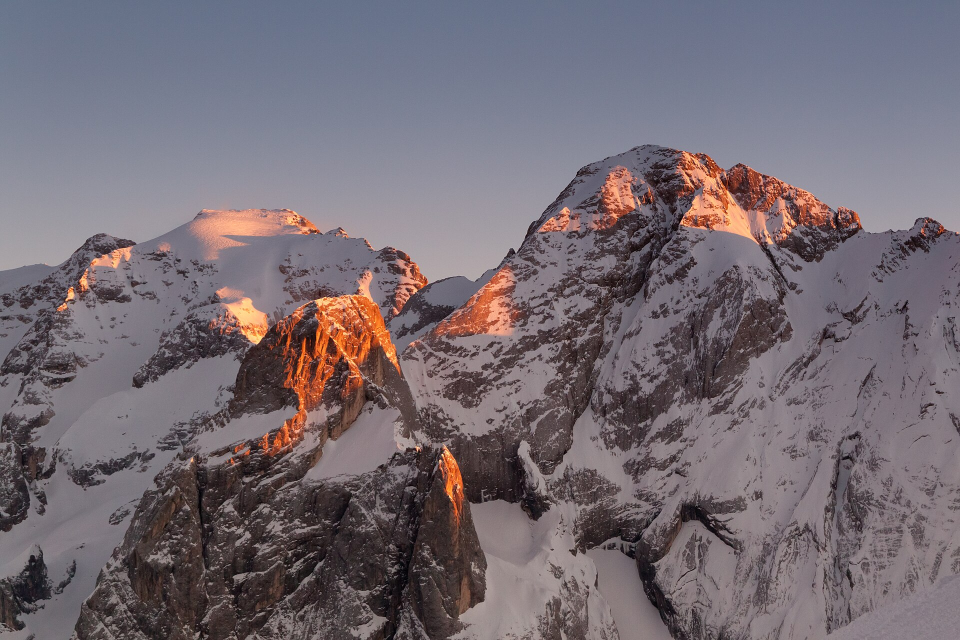
#> input picture design/photos/marmolada-sunset-1920.jpg, 1920 x 1280 px (shown at 1/2 size)
$ python seg_marm.py
#> lines starting #> are read from the running program, lines starting #| are printed output that depends on the picture; after the words box and inside, x2 and y2 are one past the last pixel; in counts of white or black regions, pixels touching at a corner belong together
import cv2, numpy as np
im = cv2.imread('photos/marmolada-sunset-1920.jpg')[0:1080]
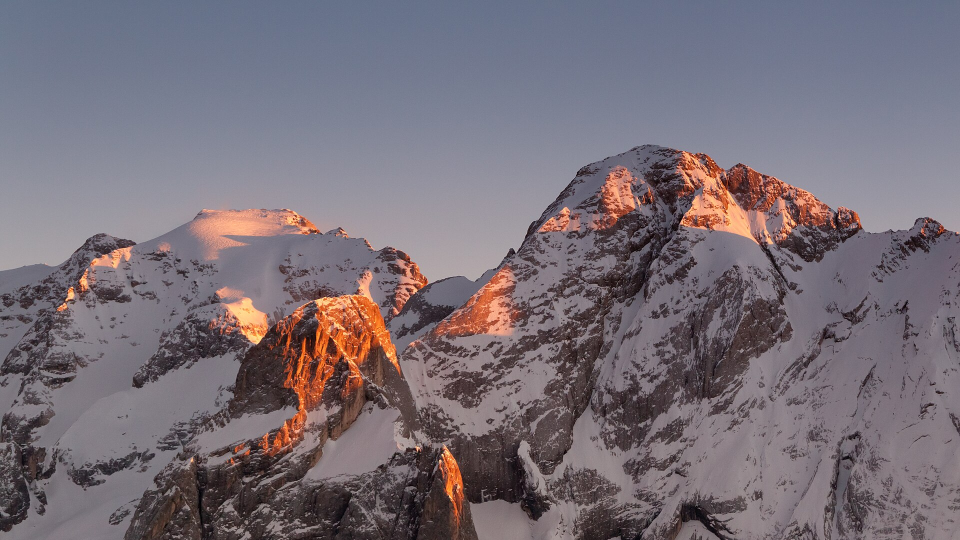
#> im: shape (1080, 1920, 3) (shown at 1/2 size); mean B, G, R 118.8, 110.1, 119.1
h,w = im.shape[:2]
#> h = 1080; w = 1920
ridge=[(0,535),(60,530),(110,525),(140,515),(170,480),(200,467),(240,472),(270,485),(300,490),(340,470),(390,430),(400,420),(450,418),(560,418),(590,425),(620,450),(640,465),(670,460),(690,465),(700,475),(730,480),(750,500),(780,495),(810,505),(830,525),(850,555),(880,555),(910,550),(950,550),(980,545),(1010,505),(1025,497),(1050,445),(1090,415),(1140,345),(1200,320),(1260,295),(1290,290),(1340,298),(1370,305),(1410,320),(1435,340),(1460,328),(1500,345),(1540,365),(1590,380),(1640,400),(1675,412),(1700,420),(1720,445),(1730,462),(1770,462),(1820,450),(1840,435),(1880,450),(1915,465),(w,468)]
poly=np.array(ridge+[(w,h),(0,h)],np.int32)
rough=np.zeros((h,w),np.uint8); cv2.fillPoly(rough,[poly],255)
#> after `cv2.fillPoly(rough, [poly], 255)`:
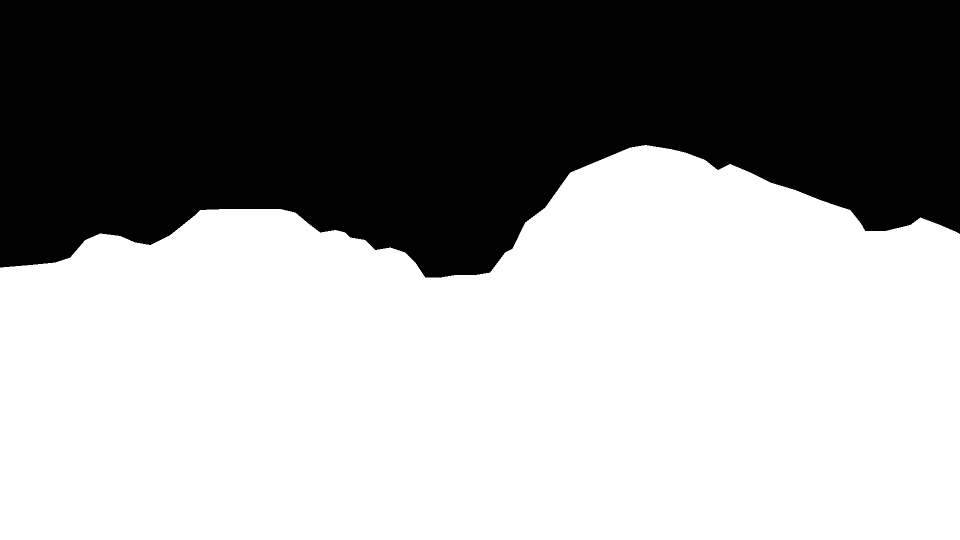
#> rough: shape (1080, 1920) (shown at 1/2 size); 59.8% white; 1 black region, box (x1, y1, x2, y2) and area: (0, 0, 1920, 555) 834248
B=18; k=cv2.getStructuringElement(cv2.MORPH_ELLIPSE,(2*B+1,2*B+1))
mask=np.full((h,w),cv2.GC_BGD,np.uint8)
mask[cv2.dilate(rough,k)>0]=cv2.GC_PR_BGD; mask[rough>0]=cv2.GC_PR_FGD; mask[cv2.erode(rough,k)>0]=cv2.GC_FGD
bg=np.zeros((1,65));fg=np.zeros((1,65))
cv2.grabCut(im,mask,None,bg,fg,8,cv2.GC_INIT_WITH_MASK)
fgm=np.where((mask==1)|(mask==3),255,0).astype(np.uint8)
n,comp=cv2.connectedComponents(fgm); keep=set(comp[-1][comp[-1]>0].tolist()); fgm=np.isin(comp,list(keep)).astype(np.uint8)*255
n,comp=cv2.connectedComponents(255-fgm); topl=set(comp[0][comp[0]>0].tolist()); fgm=255-np.isin(comp,list(topl)).astype(np.uint8)*255
alpha=cv2.GaussianBlur(fgm,(3,3),0)
rgba=cv2.cvtColor(im,cv2.COLOR_BGR2BGRA); rgba[...,3]=alpha
cv2.imwrite('marm_mountains.png',rgba)
S=''
a=(alpha/255.)[...,None]; dbg=(im*a+np.array([0,255,0])*(1-a)).astype(np.uint8)
#> after `dbg = (im * a + np.array([0, 255, 0]) * (1 - a)).astype(np.uint8)`:
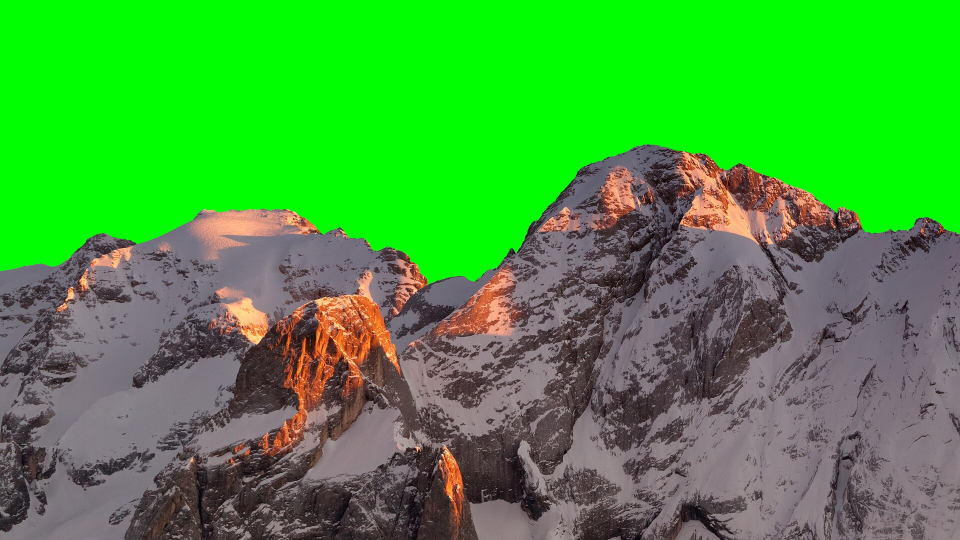
#> dbg: shape (1080, 1920, 3) (shown at 1/2 size); mean B, G, R 58.7, 159.9, 67.6
cv2.imwrite('cutout-check.jpg',cv2.resize(dbg,(960,540)))
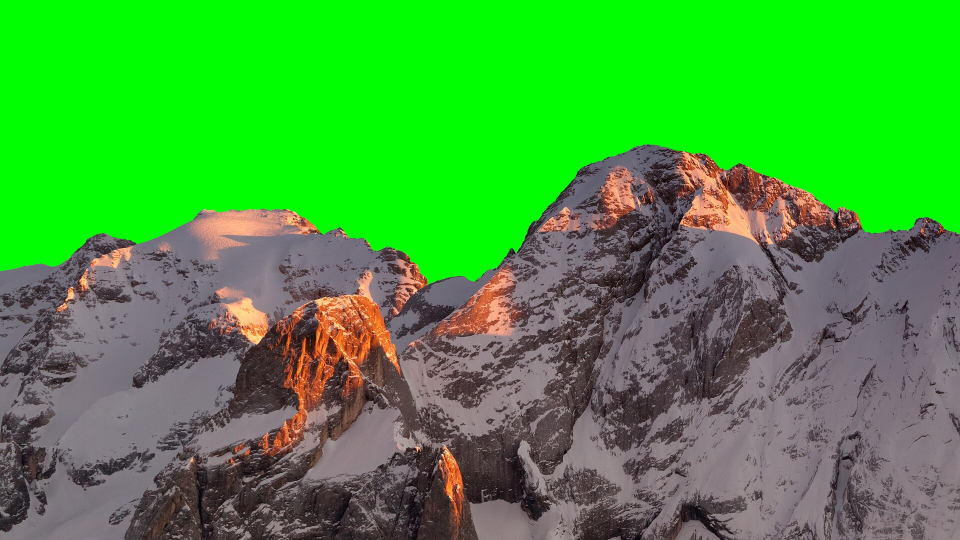
#> saved as cutout-check.jpg: shape (540, 960, 3); mean B, G, R 58.7, 160, 67.6
z1=cv2.resize(dbg[260:600,1000:1920],None,fx=1,fy=1); z2=dbg[380:600,0:920]
#> after `z1 = cv2.resize(dbg[260:600, 1000:1920], None, fx=1, fy=1)`:
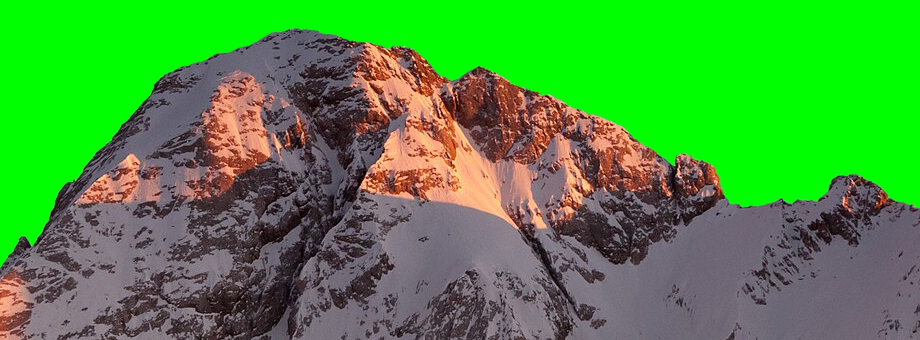
#> z1: shape (340, 920, 3); mean B, G, R 61.2, 150.5, 73.8
#> after `z2 = dbg[380:600, 0:920]`:
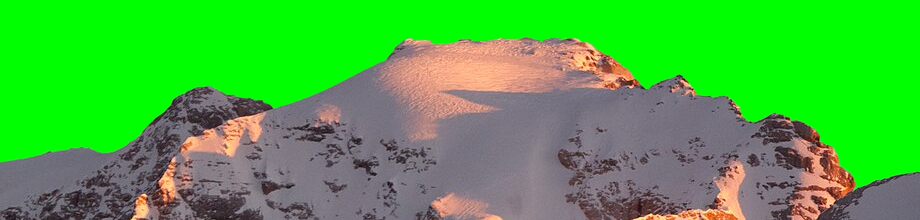
#> z2: shape (220, 920, 3); mean B, G, R 63.8, 176.8, 73.2
cv2.imwrite('cutout-edges.jpg',np.vstack([z1,cv2.copyMakeBorder(z2,0,0,0,0,cv2.BORDER_CONSTANT)]))
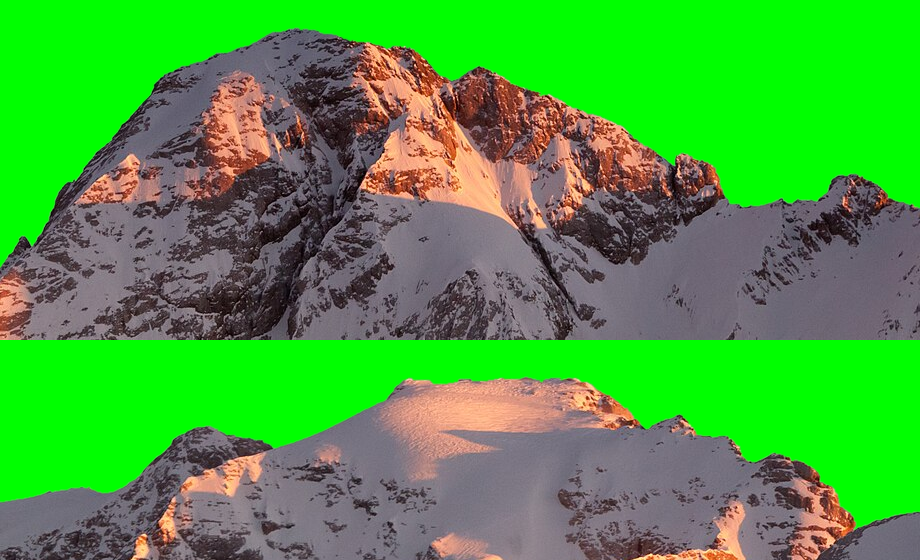
#> saved as cutout-edges.jpg: shape (560, 920, 3); mean B, G, R 62.2, 160.8, 73.6
print('sky frac',(alpha<128).mean())
